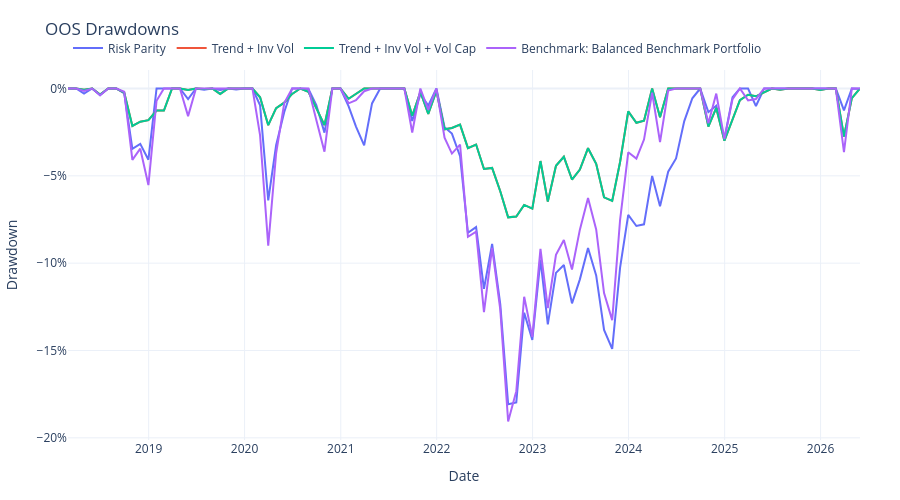

Notebook cell for this chart:
### Code cell
drawdowns = all_return_series.apply(drawdown_series)

fig = go.Figure()
for name in drawdowns.columns:
    fig.add_trace(go.Scatter(x=drawdowns.index, y=drawdowns[name], mode="lines", name=name))

fig.update_layout(
    **default_layout,
    title="OOS Drawdowns",
    xaxis_title="Date",
    yaxis_title="Drawdown",
)
fig.update_yaxes(tickformat=".0%")
fig.show()
